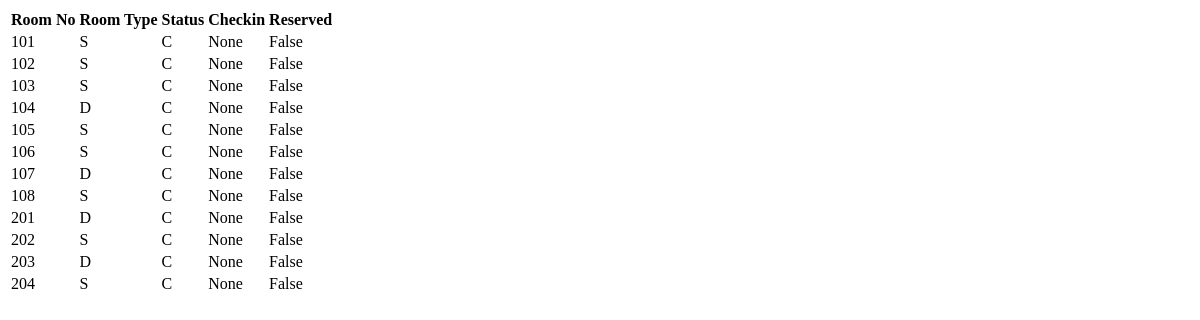
The page /Main/Rooms/ on the database as committed earlier.
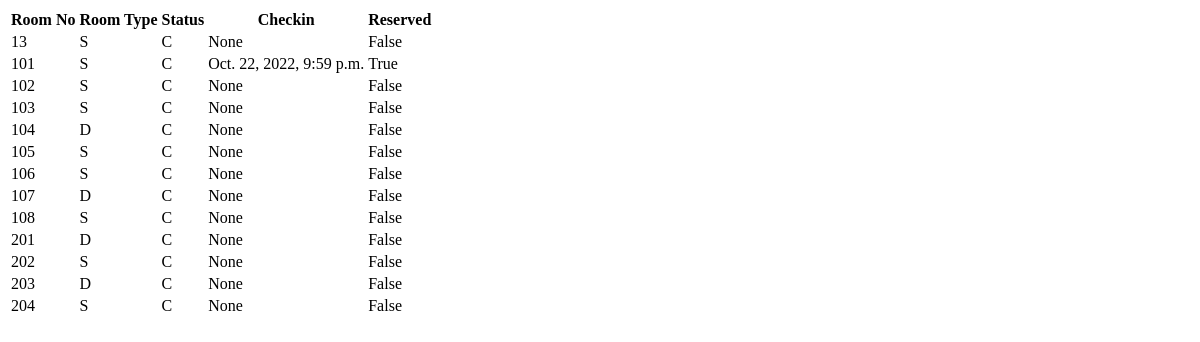
The same page on the database as committed later.
### MainPage/models.py (models this page shows, shortened)
class Rooms(models.Model):
    Roomno = models.IntegerField(primary_key=True)
    TYPES = [('S', 'Single'),('D','Double')]
    RoomType = models.CharField(choices=TYPES,max_length=10)
    STYPES = [('C','CLEANED'),('N','NOTCLEANED'),('O','OCCUPIED')]
    Status = models.CharField(default='C',choices=STYPES,max_length=10)
    Checkin = models.DateTimeField(null=True)
    Reserved = models.BooleanField(default=False)

### MainPage/views.py (the view)
# urls.py: path('Rooms/', views.second_view),
def second_view(request):
    return render(request, 'Roomsview.html',{'RoomList': Rooms.objects.all()})

### MainPage/templates/Roomsview.html (shortened to what this page needs)
<!doctype html>
<html>
    <head>
    </head>
    <body>
        <table>
            <tr>
                <th>Room No</th>
                <th>Room Type</th>
                <th>Status</th>
                <th>Checkin</th>
                <th>Reserved</th>
            </tr>
            {% for i in RoomList %}
            <tr>
                <td>{{ i.Roomno }}</td>
                <td>{{ i.RoomType }}</td>
                <td>{{ i.Status }}</td>
                <td>{{ i.Checkin }}</td>
                <td>{{ i.Reserved }}</td>
            </tr>
            {% endfor %}
        </table>
    </body>
</html>

Rows that differ between the two databases and show on the page:
added Rooms: Roomno "13", RoomType "S", Status "C", Checkin "None", Reserved "False"
changed Rooms id 101: Checkin "None" → "Oct. 22, 2022, 9:59 p.m."; Reserved "False" → "True"
